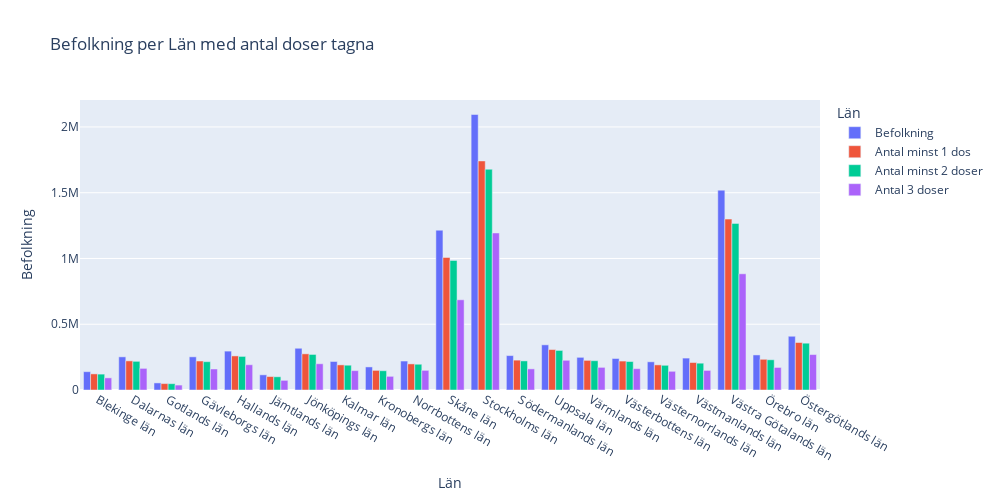

Notebook code for this chart:
### Markdown cell above
f) Rita stapeldiagram för andel med minst 1 dos per län, andel två doser per län och andel tre doser per län

### Code cell
vaccin_län = vaccindata.groupby(["Län_namn"])[["Befolkning", "Antal minst 1 dos", "Antal minst 2 doser", "Antal 3 doser"]].sum()


vaccin_andel_län = vaccindata.groupby(["Län_namn"])[["Befolkning", "Antal minst 1 dos", "Antal minst 2 doser", "Antal 3 doser"]].sum()
vaccin_andel_län["Andel 1 Dos"] = (vaccin_andel_län["Antal minst 1 dos"] / vaccin_andel_län["Befolkning"]).round(2) * 100
vaccin_andel_län["Andel 2 Dos"] = (vaccin_andel_län["Antal minst 2 doser"] / vaccin_andel_län["Befolkning"]).round(2) * 100
vaccin_andel_län["Andel 3 Dos"] = (vaccin_andel_län["Antal 3 doser"] / vaccin_andel_län["Befolkning"]).round(2) * 100

vaccin_andel_län.head(),
fig = px.bar(vaccin_län, barmode='group', labels={'value':'Befolkning', 'Län_namn':'Län', 'variable':'Län'}, title="Befolkning per Län med antal doser tagna")
fig.update_layout(height=500, width=1000)
fig.write_image("Visualiseringar/Upg2_Antal_doser_Covid19_Dataset.png")
fig.show()

### Figure 1 — Plotly figure (JSON) as saved in the notebook; plotly's stock layout.template omitted (floating-point values rounded to 4 significant figures)
{"data": [{"alignmentgroup": "True", "hovertemplate": "Län=%{x}<br>Befolkning=%{y}<extra></extra>", "legendgroup": "Befolkning", "marker": {"color": "#636efa", "pattern": {"shape": ""}}, "name": "Befolkning", "offsetgroup": "Befolkning", "orientation": "v", "showlegend": true, "textposition": "auto", "type": "bar", "x": ["Blekinge län", "Dalarnas län", "Gotlands län", "Gävleborgs län", "Hallands län", "Jämtlands län", "Jönköpings län", "Kalmar län", "Kronobergs län", "Norrbottens län", "Skåne län", "Stockholms län", "Södermanlands län", "Uppsala län", "Värmlands län", "Västerbottens län", "Västernorrlands län", "Västmanlands län", "Västra Götalands län", "Örebro län", "Östergötlands län"], "xaxis": "x", "y": [139327, 252075, 53924, 252216, 295663, 115398, 317355, 216763, 175503, 220199, 1215047, 2094721, 261596, 343478, 248314, 239604, 214317, 242630, 1519483, 266544, 408633], "yaxis": "y"}, {"alignmentgroup": "True", "hovertemplate": "Län=%{x}<br>Befolkning=%{y}<extra></extra>", "legendgroup": "Antal minst 1 dos", "marker": {"color": "#EF553B", "pattern": {"shape": ""}}, "name": "Antal minst 1 dos", "offsetgroup": "Antal minst 1 dos", "orientation": "v", "showlegend": true, "textposition": "auto", "type": "bar", "x": ["Blekinge län", "Dalarnas län", "Gotlands län", "Gävleborgs län", "Hallands län", "Jämtlands län", "Jönköpings län", "Kalmar län", "Kronobergs län", "Norrbottens län", "Skåne län", "Stockholms län", "Södermanlands län", "Uppsala län", "Värmlands län", "Västerbottens län", "Västernorrlands län", "Västmanlands län", "Västra Götalands län", "Örebro län", "Östergötlands län"], "xaxis": "x", "y": [122498, 221409, 48776, 220378, 259131, 102225, 274951, 190910, 149136, 198469, 1007893, 1741560, 227120, 307564, 225287, 219942, 191008, 208940, 1299444, 233493, 360974], "yaxis": "y"}, {"alignmentgroup": "True", "hovertemplate": "Län=%{x}<br>Befolkning=%{y}<extra></extra>", "legendgroup": "Antal minst 2 doser", "marker": {"color": "#00cc96", "pattern": {"shape": ""}}, "name": "Antal minst 2 doser", "offsetgroup": "Antal minst 2 doser", "orientation": "v", "showlegend": true, "textposition": "auto", "type": "bar", "x": ["Blekinge län", "Dalarnas län", "Gotlands län", "Gävleborgs län", "Hallands län", "Jämtlands län", "Jönköpings län", "Kalmar län", "Kronobergs län", "Norrbottens län", "Skåne län", "Stockholms län", "Södermanlands län", "Uppsala län", "Värmlands län", "Västerbottens län", "Västernorrlands län", "Västmanlands län", "Västra Götalands län", "Örebro län", "Östergötlands län"], "xaxis": "x", "y": [120736, 217994, 47925, 215269, 255335, 100514, 270262, 188515, 146491, 195881, 985531, 1678530, 221345, 300836, 222685, 216494, 187776, 203848, 1266850, 229870, 355898], "yaxis": "y"}, {"alignmentgroup": "True", "hovertemplate": "Län=%{x}<br>Befolkning=%{y}<extra></extra>", "legendgroup": "Antal 3 doser", "marker": {"color": "#ab63fa", "pattern": {"shape": ""}}, "name": "Antal 3 doser", "offsetgroup": "Antal 3 doser", "orientation": "v", "showlegend": true, "textposition": "auto", "type": "bar", "x": ["Blekinge län", "Dalarnas län", "Gotlands län", "Gävleborgs län", "Hallands län", "Jämtlands län", "Jönköpings län", "Kalmar län", "Kronobergs län", "Norrbottens län", "Skåne län", "Stockholms län", "Södermanlands län", "Uppsala län", "Värmlands län", "Västerbottens län", "Västernorrlands län", "Västmanlands län", "Västra Götalands län", "Örebro län", "Östergötlands län"], "xaxis": "x", "y": [92316, 164370, 37454, 159715, 192065, 73356, 199548, 147252, 103847, 149411, 685887, 1193900, 160546, 225885, 172027, 162315, 142147, 148783, 883528, 171440, 269526], "yaxis": "y"}], "layout": {"barmode": "group", "height": 500, "legend": {"title": {"text": "Län"}, "tracegroupgap": 0}, "title": {"text": "Befolkning per Län med antal doser tagna"}, "width": 1000, "xaxis": {"anchor": "y", "domain": [0, 1], "title": {"text": "Län"}}, "yaxis": {"anchor": "x", "domain": [0, 1], "title": {"text": "Befolkning"}}}}
